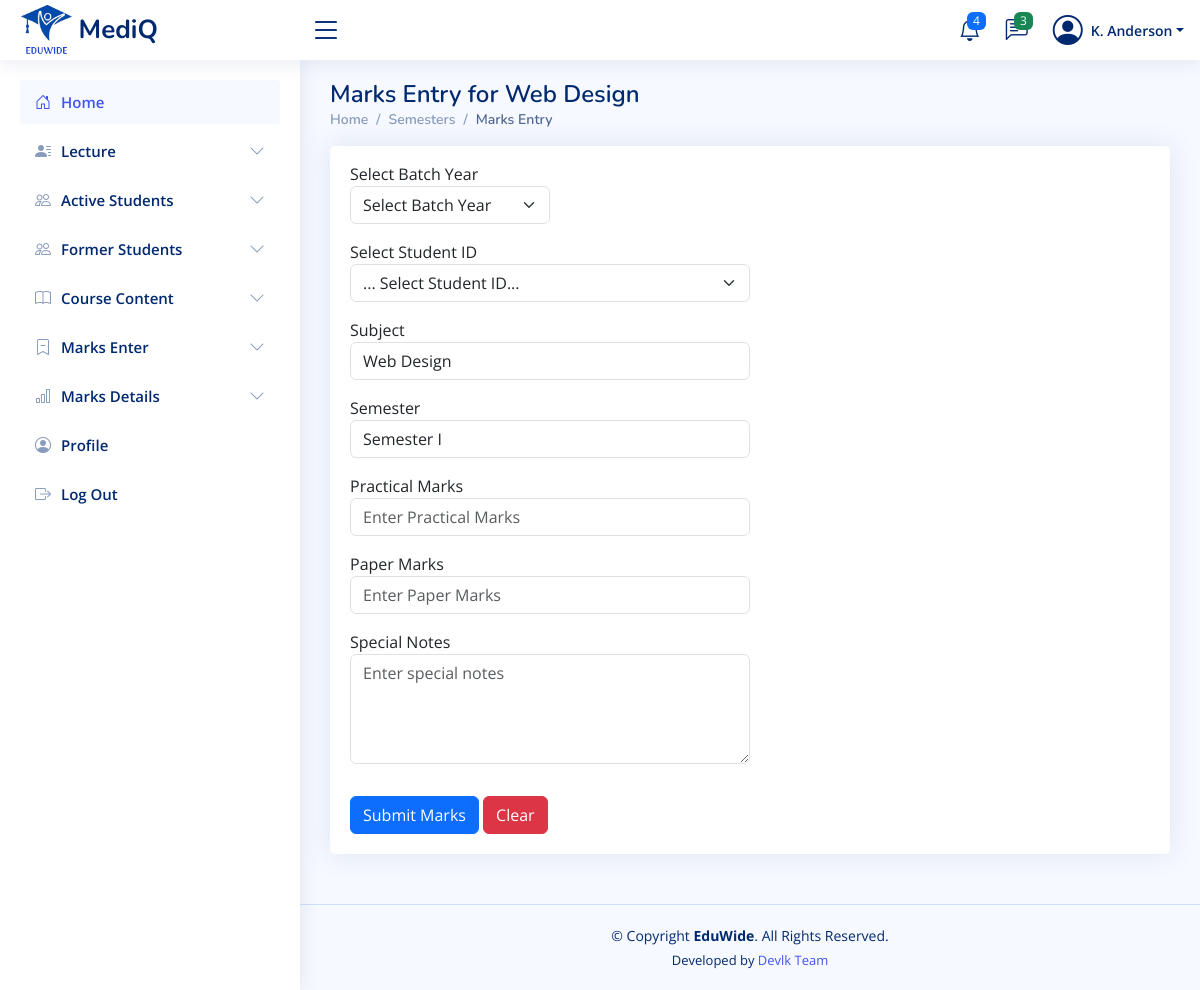
Page /lectures/marks-entry.php?subject_id=2 (signed in) on the committed database.
### tables this page shows
CREATE TABLE `subjects` (
  `id` int(11) NOT NULL,
  `semester` varchar(50) DEFAULT NULL,
  `code` varchar(20) DEFAULT NULL,
  `name` varchar(255) DEFAULT NULL,
  `description` varchar(255) DEFAULT NULL
);

### lectures/marks-entry.php (the view, shortened to what this page needs)
<?php
require_once '../includes/db-conn.php';
if (isset($_GET['subject_id'])) {
    $subject_id = $_GET['subject_id'];
    $subject_sql = "SELECT * FROM subjects WHERE id = ?";
    $stmt = $conn->prepare($subject_sql);
    $stmt->bind_param("i", $subject_id);
    $stmt->execute();
    $subject_result = $stmt->get_result();
    $subject = $subject_result->fetch_assoc();
} else {
    header("Location: ../index.php");
    exit();
}
?>
<!DOCTYPE html>
<html lang="en">
<head>
    <?php include_once("../includes/css-links-inc.php"); ?>
</head>
<body>
    <?php include_once("../includes/header.php") ?>
    <?php include_once("../includes/lectures-sidebar.php") ?>
    <main id="main" class="main">
        <div class="pagetitle">
            <h1>Marks Entry for <?php echo htmlspecialchars($subject['name']); ?></h1>
            <nav>
                <ol class="breadcrumb">
                    <li class="breadcrumb-item"><a href="">Home</a></li>
                    <li class="breadcrumb-item"><a href="">Semesters</a></li>
                    <li class="breadcrumb-item active">Marks Entry</li>
                </ol>
            </nav>
        </div>
        <section class="section">
            <div class="row">
                <div class="col-lg-12">
                    <div class="card">
                        <div class="card-body">
                            <form action="process-marks-entry.php" method="POST">
                                <div class="form-group mb-3 mt-3">
                                    <label for="year">Select Batch Year</label>
                                    <select class="form-select w-25" id="year" name="year" required>
                                        <option value="">Select Batch Year</option>
                                    </select>
                                </div>
                                <div class="form-group mb-3">
                                    <label for="studentId">Select Student ID</label>
                                    <select class="form-select w-50" id="studentId" name="studentId" required>
                                        <option value="">... Select Student ID...</option>
                                    </select>
                                </div>
                                <div class="form-group mb-3 mt-3">
                                    <label for="subject">Subject</label>
                                    <input type="text" class="form-control w-50" id="subject" name="subject" value="<?php echo htmlspecialchars($subject['name']); ?>" readonly>
                                </div>
                                <div class="form-group mb-3 mt-3">
                                    <label for="subject">Semester</label>
                                    <input type="text" class="form-control w-50" id="semester" name="semestersubject" value="<?php echo htmlspecialchars($subject['semester']); ?>" readonly>
                                </div>
                                <div class="form-group mb-3">
                                    <label for="practicalMarks">Practical Marks</label>
                                    <input type="number" class="form-control w-50" id="practicalMarks" name="practicalMarks" placeholder="Enter Practical Marks" min="0" max="100" required>
                                </div>
                                <div class="form-group mb-3">
                                    <label for="paperMarks">Paper Marks</label>
                                    <input type="number" class="form-control w-50" id="paperMarks" name="paperMarks" placeholder="Enter Paper Marks" min="0" max="100" required>
                                </div>
                                <div class="form-group mb-3">
                                    <label for="specialnotes">Special Notes</label>
                                    <textarea class="form-control w-50" id="specialnotes" name="specialnotes" rows="4" placeholder="Enter special notes"></textarea>
                                </div>
                                <button type="submit" class="btn btn-primary mt-3">Submit Marks</button>
                                <button type="reset" class="btn btn-danger mt-3">Clear</button>
                            </form>
                        </div>
                    </div>
                </div>
            </div>
        </section>
    </main>
    <?php include_once("../includes/footer.php") ?>
</body>
</html>

### assets/css/style.css (style rules this page uses)
:root { scroll-behavior: smooth; }
body { font-family: "Open Sans", sans-serif; background: #f6f9ff; color: #444444; }
a { color: #4154f1; text-decoration: none; }
h1, h2, h3, h4, h5, h6 { font-family: "Nunito", sans-serif; }
#main { margin-top: 60px; padding: 20px 30px; transition: all 0.3s; }
.pagetitle { margin-bottom: 10px; }
.pagetitle h1 { font-size: 24px; margin-bottom: 0; font-weight: 600; color: #012970; }
.card { margin-bottom: 30px; border: none; border-radius: 5px; box-shadow: 0px 0 30px rgba(1, 41, 112, 0.1); }
.card-body { padding: 0 20px 20px 20px; }
.breadcrumb { font-size: 14px; font-family: "Nunito", sans-serif; color: #899bbd; font-weight: 600; }
.breadcrumb a { color: #899bbd; transition: 0.3s; }
.breadcrumb .breadcrumb-item::before { color: #899bbd; }
.breadcrumb .active { color: #51678f; font-weight: 600; }
@media (min-width: 1200px) { #main, #footer { margin-left: 300px; } }

### rows in the picture
subjects: name "Web Design", subject "Web Design", semestersubject "Semester I"
